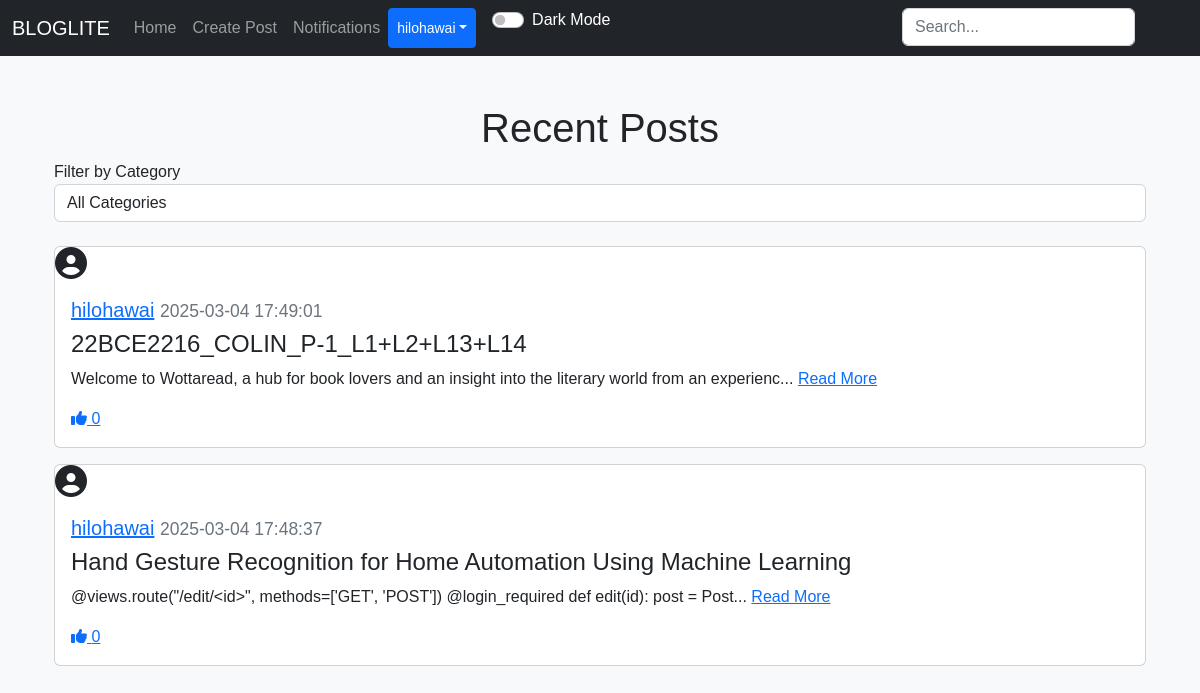
Screenshot of /home (signed in) with the database file from the repository.
### applicaton/models.py (models this page shows)
class User(db.Model, UserMixin):
    id = db.Column(db.Integer, primary_key=True)
    email = db.Column(db.String(150), unique=True)
    username = db.Column(db.String(150), unique=True)
    password = db.Column(db.String(150))
    date_created = db.Column(db.DateTime(timezone=True), default=func.now())
    profile_picture = db.Column(db.String(150), nullable=True)
    posts = db.relationship("Post", backref="user", cascade="all, delete")
    comments = db.relationship("Comment", backref="user", cascade="all, delete")
    likes = db.relationship("Like", backref="user", cascade="all, delete")
    followers = db.relationship("Follower", foreign_keys=[Follower.user_id], backref="followed_user", lazy="dynamic")
    following = db.relationship("Follower", foreign_keys=[Follower.follower_id], backref="follower", lazy="dynamic")
    notifications = db.relationship("Notification", backref="user", cascade="all, delete", lazy="dynamic")

class Post(db.Model):
    id = db.Column(db.Integer, primary_key=True)
    title = db.Column(db.String(150), nullable=False)  # Add title field
    text = db.Column(db.Text, nullable=False)
    date_created = db.Column(db.DateTime(timezone=True), default=func.now())
    author = db.Column(db.Integer, db.ForeignKey('user.id'), nullable=False)
    category_id = db.Column(db.Integer, db.ForeignKey('category.id'), nullable=True)
    comments = db.relationship("Comment", backref="post", cascade="all, delete")
    likes = db.relationship("Like", backref="post", cascade="all, delete")

### applicaton/views.py (the view)
@views.route("/")
@views.route("/home")
@login_required
def home():
    following_ids = []
    for follower in current_user.following:
        following_ids.append(follower.user_id)
    if following_ids:
        following_posts = Post.query.filter(Post.author.in_(following_ids)).all()
    else:
        following_posts = Post.query.filter(Post.author != current_user.id).all()
    user_posts = current_user.posts
    posts_dict = {post.id: post for post in following_posts + user_posts}
    posts = list(posts_dict.values())
    posts.sort(key=lambda x: x.date_created, reverse=True)
    return render_template("home.html", user=current_user, posts=posts)

### applicaton/__init__.py (called while the page is built)
def create_app():
    app = Flask(__name__)
    app.config['SECRET_KEY'] = "perfetch"
    app.config['SQLALCHEMY_DATABASE_URI'] = "sqlite:///database.db"
    db.init_app(app)
    app.app_context().push()
    from .resources import api
    api.init_app(app)
    from .views import views
    app.register_blueprint(views,url_prefix="/")
    from .authentication import authentication
    app.register_blueprint(authentication,url_prefix="/")
    from .models import User,Post,Comment,Like,Follower
    create_database(app)
    login_manager = LoginManager()
    login_manager.login_view = "authentication.log_in"
    login_manager.init_app(app)
    @login_manager.user_loader
    def load_user(id):
        return User.query.get(int(id))
    return app

### applicaton/templates/home.html (shortened to what this page needs)
{% extends "nav.html" %}
{% block content %}
<div class="container mt-5">
    <h1 align="center">Recent Posts</h1>
    <form method="GET" action="{{ url_for('views.home') }}">
        <div class="form-group">
            <label for="category_id">Filter by Category</label>
            <select name="category_id" id="category_id" class="form-control" onchange="this.form.submit()">
                <option value="">All Categories</option>
            </select>
        </div>
    </form>
    <br />
    {% for post in posts %}
        <div class="card mb-3">
            <div class="profile-pic-container mr-3">
                {% if post.user.profile_picture %}
                    <img src="{{ url_for('static', filename='uploads/' + post.user.profile_picture) }}" alt="Profile Picture" class="profile-pic">
                {% else %}
                    <i class="fas fa-user-circle fa-2x"></i>
                {% endif %}
            </div>
            <div class="card-body">
                <h5 class="card-title">
                    <a href="{{ url_for('views.post', username=post.user.username) }}">{{ post.user.username }}</a>
                    <small class="text-muted">{{ post.date_created }}</small>
                </h5>
                <h4>{{ post.title }}</h4>
                <p class="card-text">
                    {% if post.text|length > 100 %}
                        {{ post.text[:100] }}... <a href="{{ url_for('views.view_post', id=post.id) }}">Read More</a>
                    {% else %}
                        {{ post.text }} <a href="{{ url_for('views.view_post', id=post.id) }}">Read More</a>
                    {% endif %}
                </p>
                <div>
                    <a href="{{ url_for('views.like', post_id=post.id) }}">
                        <i class="fas fa-thumbs-up"></i> {{ post.likes|length }}
                    </a>
                </div>
            </div>
        </div>
    {% endfor %}
</div>
{% endblock %}

### applicaton/templates/nav.html (shortened to what this page needs)
<!DOCTYPE html>
<html lang="en">
<head>
  <link href="https://cdn.jsdelivr.net/npm/bootstrap@5.2.3/dist/css/bootstrap.min.css" rel="stylesheet">
  <link rel="stylesheet" href="https://code.jquery.com/ui/1.12.1/themes/base/jquery-ui.css">
  <link rel="stylesheet" href="{{ url_for('static', filename='style.css') }}">
</head>
<body>
  <nav class="navbar navbar-expand-lg navbar-dark bg-dark">
    <div class="container-fluid">
      <a class="navbar-brand" href="/home">BLOGLITE</a>
      <div class="collapse navbar-collapse" id="navbar">
        <div class="navbar-nav">
          <a class="nav-item nav-link" href="/home">Home</a>
          {% if user.is_authenticated %}
            <a class="nav-item nav-link" href="/create-post">Create Post</a>
            <a class="nav-item nav-link" href="/notifications">Notifications</a>
            <div style="position: absolute; right: 57px;">
              <form action="{{ url_for('views.search') }}" method="POST" class="d-flex" role="search">
                <input type="search" placeholder="Search..." name="query" class="form-control me-2" id="search-input">
              </form>
            </div>
            <div class="btn-group">
              <button type="button" class="btn btn-sm btn-primary dropdown-toggle" data-bs-toggle="dropdown">{{ user.username }}</button>
            </div>
          {% else %}
            <a class="nav-item nav-link" href="/login">Login</a>
            <a class="nav-item nav-link" href="/sign-up">Sign Up</a>
          {% endif %}
          <div class="form-check form-switch ms-3">
            <input class="form-check-input" type="checkbox" id="darkModeToggle" onclick="toggleDarkMode()">
            <label class="form-check-label text-white" for="darkModeToggle">Dark Mode</label>
          </div>
        </div>
      </div>
    </div>
  </nav>
  <div class="container">{% block content %}{% endblock %}</div>
</body>
</html>

### applicaton/static/style.css (style rules this page uses)
body { background-color: #f8f9fa; font-family: Arial, sans-serif; }
.profile-pic-container { display: inline-block; vertical-align: middle; margin-right: 10px; }

### rows the page displays
User: username "hilohawai"
Post: user.username "hilohawai", date_created "2025-03-04 17:49:01", title "22BCE2216_COLIN_P-1_L1+L2+L13+L14", text "Welcome to Wottaread, a hub for book lovers and an insight into the literary world from an experienc", likes|length "0"
Post: user.username "hilohawai", date_created "2025-03-04 17:48:37", title "Hand Gesture Recognition for Home Automation Using Machine Learning", text "@views.route(\"/edit/<id>\", methods=['GET', 'POST']) @login_required def edit(id): post = Post", likes|length "0"
